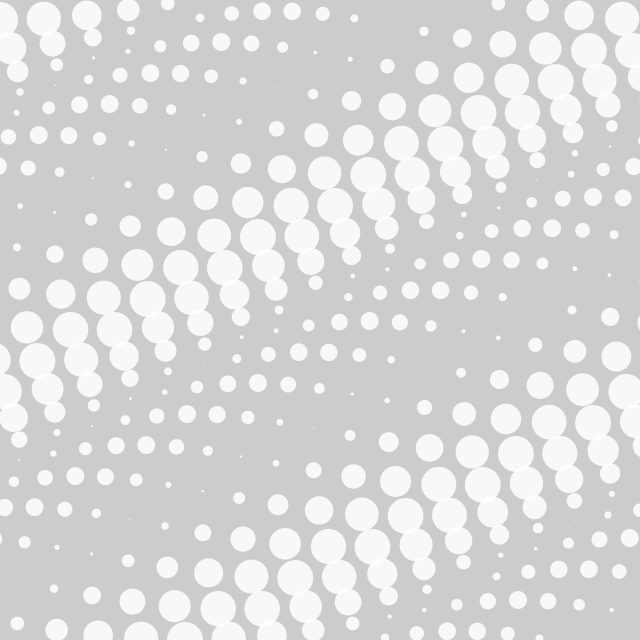
Frame 1 (no input)
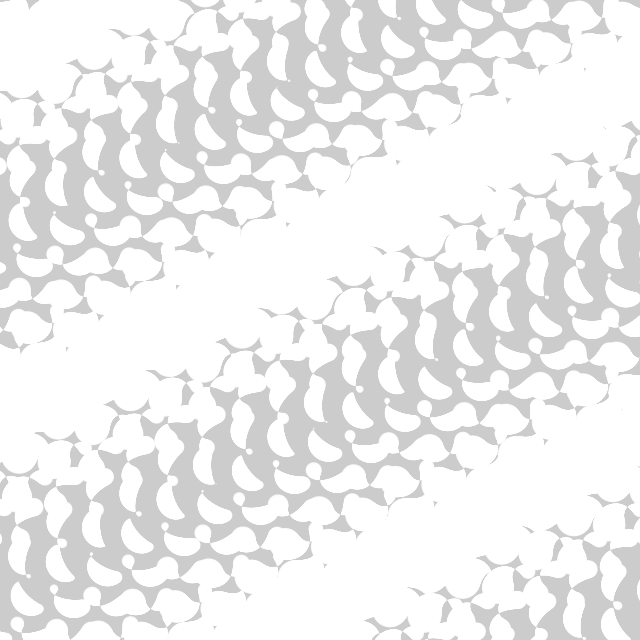
Frame 60 (the mouse pressed at the canvas centre just before this capture)
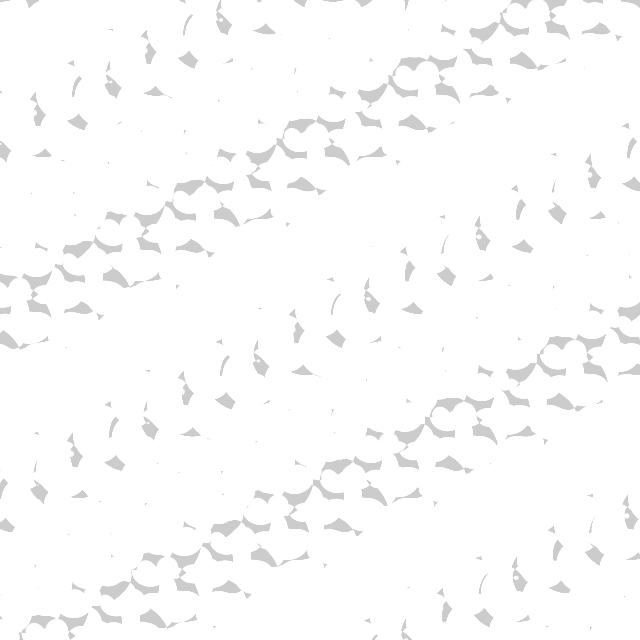
Frame 120 (the mouse held since frame 60 and released just before this capture)

The Processing sketch that drew these frames (run headless with seeded random() and noise(); from frame 60 on, the mouse is pressed at the canvas centre):

// Processing sketch: day051
// ── day051.pde
float r, v, x, y;
void setup() {
  size(640, 640);
  fill(-1, 220);
  noStroke();
}
void draw() {
  clear();
  for (x=0; x<677; x+=37)
    for (y=0; y<671; y+=31)
      circle(sin(r+(v=(20*x+y)*PI/180))*20+x, cos(v+r)*20+y, cos(r-v)*27+9);
  r+=PI/90;
}
